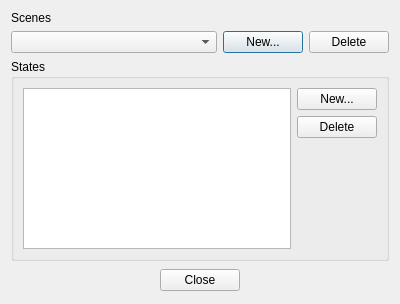
<ui version="4.0" >
 <class>SceneEditorDlgUi</class>
 <widget class="QDialog" name="SceneEditorDlgUi" >
  <property name="geometry" >
   <rect>
    <x>0</x>
    <y>0</y>
    <width>400</width>
    <height>304</height>
   </rect>
  </property>
  <property name="windowTitle" >
   <string>Scene Editor</string>
  </property>
  <property name="windowIcon" >
   <iconset resource="ambience.qrc" >:/images/genesis_zoom_ico.png</iconset>
  </property>
  <property name="modal" >
   <bool>true</bool>
  </property>
  <layout class="QGridLayout" >
   <item row="0" column="0" colspan="3" >
    <widget class="QLabel" name="label" >
     <property name="text" >
      <string>Scenes</string>
     </property>
    </widget>
   </item>
   <item row="1" column="0" colspan="3" >
    <layout class="QHBoxLayout" >
     <item>
      <widget class="QComboBox" name="m_sceneCbo" >
       <property name="sizePolicy" >
        <sizepolicy vsizetype="Fixed" hsizetype="Expanding" >
         <horstretch>0</horstretch>
         <verstretch>0</verstretch>
        </sizepolicy>
       </property>
      </widget>
     </item>
     <item>
      <widget class="QPushButton" name="m_newSceneBtn" >
       <property name="text" >
        <string>New...</string>
       </property>
      </widget>
     </item>
     <item>
      <widget class="QPushButton" name="m_deleteSceneBtn" >
       <property name="text" >
        <string>Delete</string>
       </property>
      </widget>
     </item>
    </layout>
   </item>
   <item row="2" column="0" colspan="3" >
    <widget class="QGroupBox" name="m_statesGrp" >
     <property name="title" >
      <string>States</string>
     </property>
     <layout class="QGridLayout" >
      <item rowspan="3" row="0" column="0" >
       <widget class="QListView" name="m_stateList" >
        <property name="selectionMode" >
         <enum>QAbstractItemView::ExtendedSelection</enum>
        </property>
        <property name="selectionBehavior" >
         <enum>QAbstractItemView::SelectRows</enum>
        </property>
       </widget>
      </item>
      <item row="0" column="1" >
       <widget class="QPushButton" name="m_newStateBtn" >
        <property name="text" >
         <string>New...</string>
        </property>
       </widget>
      </item>
      <item row="1" column="1" >
       <widget class="QPushButton" name="m_deleteStateBtn" >
        <property name="text" >
         <string>Delete</string>
        </property>
       </widget>
      </item>
      <item row="2" column="1" >
       <spacer>
        <property name="orientation" >
         <enum>Qt::Vertical</enum>
        </property>
        <property name="sizeHint" >
         <size>
          <width>20</width>
          <height>40</height>
         </size>
        </property>
       </spacer>
      </item>
     </layout>
    </widget>
   </item>
   <item row="3" column="0" >
    <spacer>
     <property name="orientation" >
      <enum>Qt::Horizontal</enum>
     </property>
     <property name="sizeHint" >
      <size>
       <width>101</width>
       <height>26</height>
      </size>
     </property>
    </spacer>
   </item>
   <item row="3" column="1" >
    <widget class="QPushButton" name="m_closeBtn" >
     <property name="text" >
      <string>Close</string>
     </property>
    </widget>
   </item>
   <item row="3" column="2" >
    <spacer>
     <property name="orientation" >
      <enum>Qt::Horizontal</enum>
     </property>
     <property name="sizeHint" >
      <size>
       <width>40</width>
       <height>20</height>
      </size>
     </property>
    </spacer>
   </item>
  </layout>
 </widget>
 <resources>
  <include location="ambience.qrc" />
 </resources>
 <connections>
  <connection>
   <sender>m_closeBtn</sender>
   <signal>clicked()</signal>
   <receiver>SceneEditorDlgUi</receiver>
   <slot>accept()</slot>
   <hints>
    <hint type="sourcelabel" >
     <x>200</x>
     <y>277</y>
    </hint>
    <hint type="destinationlabel" >
     <x>199</x>
     <y>149</y>
    </hint>
   </hints>
  </connection>
 </connections>
</ui>
